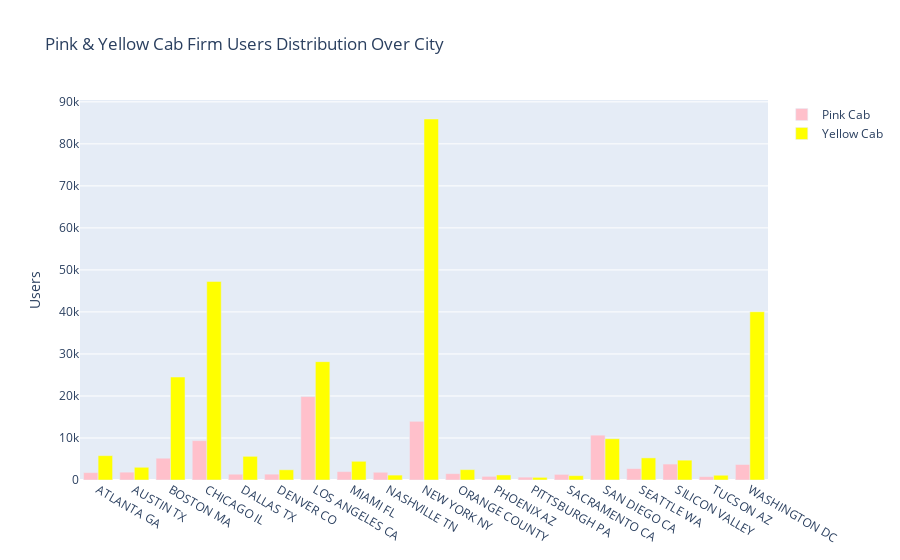

The code cell stored with this chart in its notebook:
### Code cell
# plot1c = taxi_data[taxi_data.Company=='Pink Cab'].groupby('City').count()
# plot2c = taxi_data[taxi_data.Company=='Yellow Cab'].groupby('City').count()
# plt.figure(figsize=(14,6))
# ax = plt.subplot(111)
# ax.bar(plot1c.index-0.2, plot1c.values, width=0.4, color='pink', align='center',label='Pink Cab')
# ax.bar(plot1c.index+0.2, plot2c.values, width=0.4, color='yellow', align='center',label='Yellow Cab')
# plt.title("Pink cab vs Yellow cab",fontsize = 16)
# plt.ylabel('No. of Transactions',fontsize = 14)
# plt.xlabel('Year',fontsize = 14)
# plt.legend()
# plt.show()

##

import numpy as np
import pandas as pd
import matplotlib.pyplot as plt
import seaborn as sns
from scipy import stats
import plotly.express as px
import plotly.graph_objs as go
import plotly
import plotly.graph_objects as go

##

data1_0 = taxi_data[taxi_data["Company"] == "Pink Cab"].groupby("City").count()
data1_1 = taxi_data[taxi_data["Company"] == "Yellow Cab"].groupby("City").count()

fig = go.Figure()
fig.add_trace(go.Bar(
                    x=data1_0.index,
                    y=data1_0['Users'],
                    name='Pink Cab',
                    marker_color='pink' 
                    ))            
fig.add_trace(go.Bar(
                    x=data1_1.index,
                    y=data1_1['Users'],
                    name='Yellow Cab',
                    marker_color='yellow'
                    ))
fig.update_layout(
    yaxis_title="Users",
    title="Pink & Yellow Cab Firm Users Distribution Over City" )

### Figure 1 — Plotly figure (JSON) as saved in the notebook; plotly's stock layout.template omitted (floating-point values rounded to 4 significant figures)
{"data": [{"marker": {"color": "pink"}, "name": "Pink Cab", "type": "bar", "x": ["ATLANTA GA", "AUSTIN TX", "BOSTON MA", "CHICAGO IL", "DALLAS TX", "DENVER CO", "LOS ANGELES CA", "MIAMI FL", "NASHVILLE TN", "NEW YORK NY", "ORANGE COUNTY", "PHOENIX AZ", "PITTSBURGH PA", "SACRAMENTO CA", "SAN DIEGO CA", "SEATTLE WA", "SILICON VALLEY", "TUCSON AZ", "WASHINGTON DC"], "y": [1762, 1868, 5186, 9361, 1380, 1394, 19865, 2002, 1841, 13967, 1513, 864, 682, 1334, 10672, 2732, 3797, 799, 3692]}, {"marker": {"color": "yellow"}, "name": "Yellow Cab", "type": "bar", "x": ["ATLANTA GA", "AUSTIN TX", "BOSTON MA", "CHICAGO IL", "DALLAS TX", "DENVER CO", "LOS ANGELES CA", "MIAMI FL", "NASHVILLE TN", "NEW YORK NY", "ORANGE COUNTY", "PHOENIX AZ", "PITTSBURGH PA", "SACRAMENTO CA", "SAN DIEGO CA", "SEATTLE WA", "SILICON VALLEY", "TUCSON AZ", "WASHINGTON DC"], "y": [5795, 3028, 24506, 47264, 5637, 2431, 28168, 4452, 1169, 85918, 2469, 1200, 631, 1033, 9816, 5265, 4722, 1132, 40045]}], "layout": {"title": {"text": "Pink & Yellow Cab Firm Users Distribution Over City"}, "yaxis": {"title": {"text": "Users"}}}}
